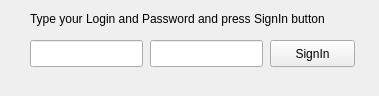
<?xml version="1.0" encoding="UTF-8"?>
<ui version="4.0">
 <class>LoginWindow</class>
 <widget class="QMainWindow" name="LoginWindow">
  <property name="geometry">
   <rect>
    <x>0</x>
    <y>0</y>
    <width>379</width>
    <height>96</height>
   </rect>
  </property>
  <property name="windowTitle">
   <string>MainWindow</string>
  </property>
  <widget class="QWidget" name="centralWidget">
   <widget class="QPushButton" name="loginButton">
    <property name="geometry">
     <rect>
      <x>270</x>
      <y>40</y>
      <width>85</width>
      <height>27</height>
     </rect>
    </property>
    <property name="text">
     <string>SignIn</string>
    </property>
   </widget>
   <widget class="QLineEdit" name="loginEdit">
    <property name="geometry">
     <rect>
      <x>30</x>
      <y>40</y>
      <width>113</width>
      <height>27</height>
     </rect>
    </property>
   </widget>
   <widget class="QLineEdit" name="passwordEdit">
    <property name="geometry">
     <rect>
      <x>150</x>
      <y>40</y>
      <width>113</width>
      <height>27</height>
     </rect>
    </property>
   </widget>
   <widget class="QLabel" name="statusLabel">
    <property name="geometry">
     <rect>
      <x>30</x>
      <y>10</y>
      <width>331</width>
      <height>17</height>
     </rect>
    </property>
    <property name="text">
     <string>Type your Login and Password and press SignIn button</string>
    </property>
   </widget>
  </widget>
 </widget>
 <layoutdefault spacing="6" margin="11"/>
 <resources/>
 <connections/>
</ui>
